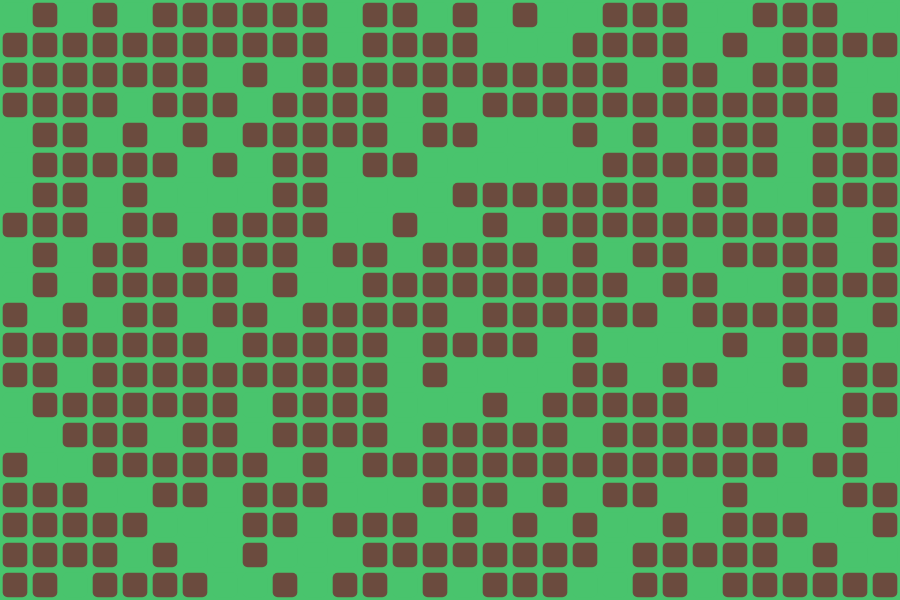
Frame 1 (no input)
Frame 60 (no input): identical to frame 1, image omitted
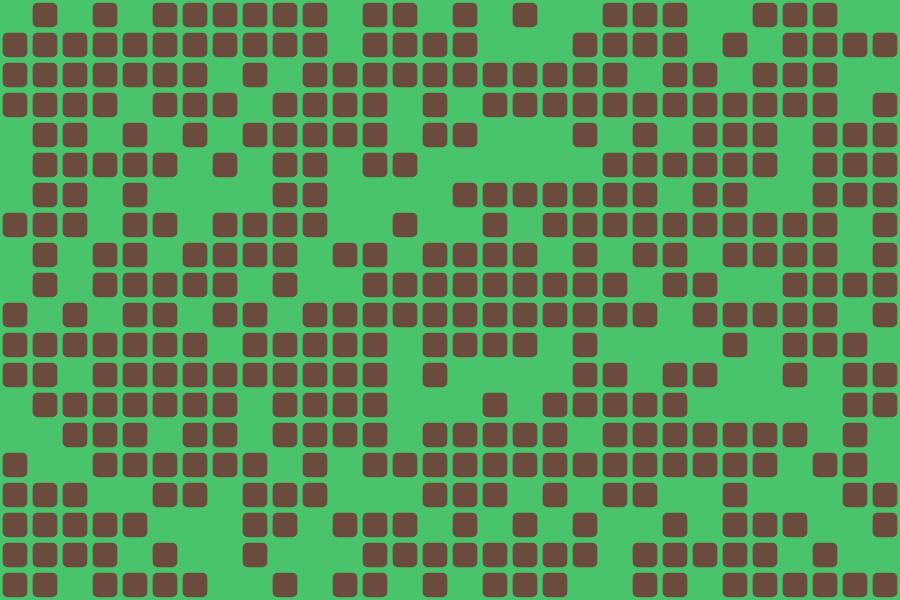
Frame 120 (the mouse pressed at the canvas centre since frame 60)

The p5.js sketch that drew these frames (run headless with seeded random() and noise() and a simulated clock; from frame 60 on, the mouse is pressed at the canvas centre):

// p5.js sketch
// ── sketch.js
// Simple path maker with rounded rectangle tiles
// The background is grass, and you can choose to add soil, water or rock
// Left click to change the current tile, also click and drag changes multiple tiles at once
// Tiles cycle through: grass -> soil -> water -> rock -> grass

const canvasWidth = 30;
const canvasHeight = 20;
const tileSize = 30;

const backgroundColor = '#49c46d';  // bright green

// Rounded tile constants
const filledTileSize = tileSize * 0.82;
const roundedTileRadius = tileSize / 6;
const margin = (tileSize - filledTileSize) / 2;

// Variables used for painting while dragging
let lastPaintedTileX = -1;
let lastPaintedTileY = -1;
let lastButton = null;

// Stores current world state
let world = [];
let roundedTile = new RoundedTile(filledTileSize,
                                filledTileSize,
                                roundedTileRadius,
                                margin,
                                margin);

function setup() {
  cnv = createCanvas(canvasWidth * tileSize, canvasHeight * tileSize);
  // disable the right click menu
  cnv.elt.addEventListener('contextmenu', (e) => e.preventDefault());

  noStroke();

  // Initialize with mostly grass
  for (let y = 0; y < canvasHeight; y++) {
    world[y] = [];
  
    for (let x = 0; x < canvasWidth; x++) {
      let tileType = random() > 0.7? TileType.GRASS : TileType.SOIL;
      world[y][x] = new Tile(tileType);
    }
  }
}

function draw() {
  const t = frameCount * 0.05;
  background(color(backgroundColor));

  for (let y = 0; y < canvasHeight; y++) {
    for (let x = 0; x < canvasWidth; x++) {
      const worldState = world[y][x];
      const px = x * tileSize;
      const py = y * tileSize;
      roundedTile.draw(px, py, worldState);
    }
  }
}

function mousePressed() {
  lastPaintedTileX = -1;
  lastPaintedTileY = -1;
  lastButton = mouseButton;
  paintAt(mouseX, mouseY);
  return false; // prevents right-click context menu
}

function mouseDragged() {
  paintAt(mouseX, mouseY);
  return false;
}

function mouseReleased() {
  lastPaintedTileX = -1;
  lastPaintedTileY = -1;
  lastButton = null;
}

function paintAt(mx, my) {
  const gx = floor(mouseX / tileSize);
  const gy = floor(mouseY / tileSize);
  if (gx < 0 || gx >= canvasWidth) return;
  if (gy < 0 || gy >= canvasHeight) return;

  // Only paint when entering a new cell
  if (gx === lastPaintedTileX && gy === lastPaintedTileY) return;

  if (mouseButton === LEFT) {
    world[gy][gx].cycle();
  }

  lastPaintedTileX = gx;
  lastPaintedTileY = gy;
  lastButton = mouseButton;
}


// ── rounded_tile.js
class RoundedTile {
  constructor(
    _tileWidth,
    _tileHeight,
    _tileRadius,
    _tileMarginX,
    _tileMarginY) {
    this.tileWidth = _tileWidth;
    this.tileHeight = _tileHeight;
    this.tileRadius = _tileRadius;
    this.tileMarginX = _tileMarginX;
    this.tileMarginY = _tileMarginY;

  }
  
  draw(x, y, tile) {
    fill(tile.getColor());
    rect(x + this.tileMarginX,
         y + this.tileMarginY,
         this.tileWidth,
         this.tileHeight,
         this.tileRadius);
  }
}
// ── tile.js
const TileType = Object.freeze({
  GRASS: 'GRASS',
  SOIL: 'SOIL',
  WATER: 'WATER',
  ROCK: 'ROCK',
});

const tileToColor = {
  GRASS: '#49c46d',  // bright green
  SOIL: '#6b4b3e',  // warm brown
  WATER: '#4da6ff', // blue
  ROCK: '#bfbfbf',  // light gray
}

const nextTileInCycle = {
  GRASS: TileType.SOIL,
  SOIL: TileType.WATER,
  WATER: TileType.ROCK,
  ROCK: TileType.GRASS,
}

class Tile {
  constructor(_tileType) {
    this.tileType = _tileType
  }
  
  getColor() {
    return color(tileToColor[this.tileType]);
  }
  
  cycle() {
    this.tileType = nextTileInCycle[this.tileType];
  }
}
